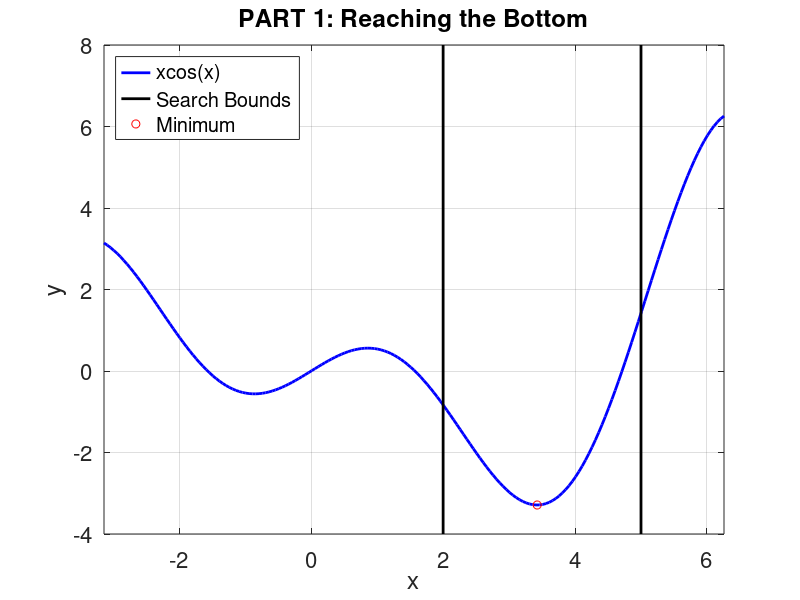

This chart was generated by the following MATLAB code:
%%%%%%%%%%%%%%%%%%%%%%%%%%%%%%%%%%%%%%%%%%%%%%%%%%%%%%%%%%%%%%%%%%%%%%%%%%%
% MATH_151_Lab6
%--------------------------------------------------------------------------
% C Rocheleau, Colorado State University
% 10/10/2023
%--------------------------------------------------------------------------
% Answer key for MATH-151 Lab 7 for the Fall 2023 semester
%%%%%%%%%%%%%%%%%%%%%%%%%%%%%%%%%%%%%%%%%%%%%%%%%%%%%%%%%%%%%%%%%%%%%%%%%%%

close all; clear all; clc;

%% Task 1: Reaching the Bottom
% First, lets look at this function so we can estimate where the minimum
% may be
x  = -pi:0.05:2*pi; 
fx = x.*cos(x);
figure(); 
plot(x, fx,'b-','linewidth',2);
grid on; hold on;

% Let's say that the minimum is between 2 and 5
xL = 2; xR = 5;
fprime_L = cos(xL) - xL*sin(xL);
fprime_R = cos(xR) - xR*sin(xR);
plot([xL xL NaN xR xR], [ylim NaN ylim], 'k-','linewidth',2)
% Lets use Bisection method to find our minimum
while (xR - xL) > 0.001
    % Compute midpoint and function at midpoint
    xM = (xR + xL)/2;
    fprime_M = cos(xM) - xM*sin(xM);
    
    % Check if this becomes our new left or right side
    if fprime_M*fprime_L > 0
        % Same sign as our left means it becomes our new left point
        xL = xM;
        fprime_L = fprime_M;
    else
        % Otherwise, it is our new right point
        xR = xM;
        fprime_R = fprime_M;
    end
end

% When we are done, whatever the final midpoint was, we'll use as our root
x_star = xM;
f_star = x_star*cos(x_star);
plot(x_star, f_star, 'ro');
legend('xcos(x)','Search Bounds','Minimum','location','NorthWest');
axis tight; set(gca,'fontsize',16);
title('PART 1: Reaching the Bottom','fontweight','b');
xlabel('x'); ylabel('y')

%% Task 2: See You Next Fall

% a) I guess it'll take 30 seconds

% Initialize our constants
g = 9.8; k = 0.0034;
% Let's find our initial locations 
t_old_sec = 0; t_new_sec = 30;
y_old_sec = log( cosh( t_old_sec*sqrt(g*k) ) ) / k - 2000;
y_new_sec = log( cosh( t_new_sec*sqrt(g*k) ) ) / k - 2000;

% Lets do Secant method, and count our iterations
nSecantIts = 0;
while abs(t_new_sec - t_old_sec) > 0.001
    % Calculate new secant  
    temp = t_new_sec - y_new_sec*( (t_new_sec - t_old_sec) / (y_new_sec - y_old_sec) );
    t_old_sec = t_new_sec; y_old_sec = y_new_sec;
    t_new_sec = temp;
    y_new_sec = log( cosh( t_new_sec*sqrt(g*k) ) ) / k - 2000;

    nSecantIts = nSecantIts + 1;
end

fprintf(['Secant Method finds a solution of ', num2str(t_new_sec), ...
        's after ', num2str(nSecantIts), ' iterations \n']); 

% Now let's see what Newton's Method does
t_old_newt = 0; t_new_newt = 30;
y_new_newt = log( cosh( t_new_newt*sqrt(g*k) ) ) / k - 2000;

% Lets do Newton's method, and count our iterations
nNewtonIts = 0;
while abs(t_new_newt - t_old_newt) > 0.001
    % Calculate new secant  
    y_prime = sqrt(g/k)*tanh(t_new_newt*sqrt(g*k));
    temp    = t_new_newt - y_new_newt / y_prime;
    t_old_newt   = t_new_newt;
    t_new_newt   = temp;
    y_new_newt   = log( cosh( t_new_newt*sqrt(g*k) ) ) / k - 2000;

    nNewtonIts = nNewtonIts + 1;
end

fprintf(['Newton''s Method finds a solution of ', num2str(t_new_newt), ...
        's after ', num2str(nNewtonIts), ' iterations \n']); 